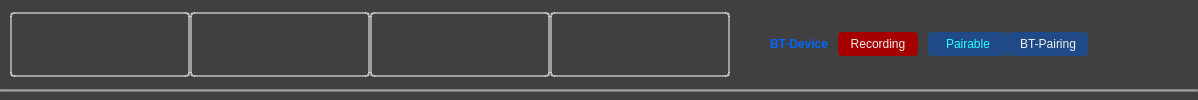
     <widget class="QWidget" name="headerWidget" native="true">
      <property name="sizePolicy">
       <sizepolicy hsizetype="Expanding" vsizetype="Fixed">
        <horstretch>0</horstretch>
        <verstretch>0</verstretch>
       </sizepolicy>
      </property>
      <property name="minimumSize">
       <size>
        <width>0</width>
        <height>50</height>
       </size>
      </property>
      <property name="styleSheet">
       <string notr="true">background-color: rgba(0, 0, 0, 0.5);</string>
      </property>
      <layout class="QVBoxLayout" name="verticalLayout">
       <property name="spacing">
        <number>0</number>
       </property>
       <property name="leftMargin">
        <number>0</number>
       </property>
       <property name="topMargin">
        <number>0</number>
       </property>
       <property name="rightMargin">
        <number>0</number>
       </property>
       <property name="bottomMargin">
        <number>0</number>
       </property>
       <item>
        <widget class="QWidget" name="InfoLineWidget" native="true">
         <property name="sizePolicy">
          <sizepolicy hsizetype="Expanding" vsizetype="Fixed">
           <horstretch>0</horstretch>
           <verstretch>0</verstretch>
          </sizepolicy>
         </property>
         <property name="minimumSize">
          <size>
           <width>0</width>
           <height>0</height>
          </size>
         </property>
         <property name="maximumSize">
          <size>
           <width>16777215</width>
           <height>75</height>
          </size>
         </property>
         <property name="styleSheet">
          <string notr="true">background-color: rgba(0, 0, 0, 0);</string>
         </property>
         <layout class="QHBoxLayout" name="InfoLine">
          <property name="spacing">
           <number>0</number>
          </property>
          <property name="leftMargin">
           <number>0</number>
          </property>
          <property name="topMargin">
           <number>0</number>
          </property>
          <property name="rightMargin">
           <number>0</number>
          </property>
          <property name="bottomMargin">
           <number>0</number>
          </property>
          <item>
           <widget class="QWidget" name="widget2" native="true">
            <property name="sizePolicy">
             <sizepolicy hsizetype="Expanding" vsizetype="Preferred">
              <horstretch>0</horstretch>
              <verstretch>0</verstretch>
             </sizepolicy>
            </property>
            <property name="minimumSize">
             <size>
              <width>0</width>
              <height>75</height>
             </size>
            </property>
            <property name="maximumSize">
             <size>
              <width>16777215</width>
              <height>75</height>
             </size>
            </property>
            <layout class="QHBoxLayout" name="horizontalLayout_3">
             <property name="spacing">
              <number>0</number>
             </property>
             <property name="leftMargin">
              <number>0</number>
             </property>
             <property name="topMargin">
              <number>0</number>
             </property>
             <property name="rightMargin">
              <number>0</number>
             </property>
             <property name="bottomMargin">
              <number>0</number>
             </property>
             <item>
              <spacer name="horizontalSpacer_11">
               <property name="orientation">
                <enum>Qt::Horizontal</enum>
               </property>
               <property name="sizeType">
                <enum>QSizePolicy::Minimum</enum>
               </property>
               <property name="sizeHint" stdset="0">
                <size>
                 <width>10</width>
                 <height>10</height>
                </size>
               </property>
              </spacer>
             </item>
             <item>
              <layout class="QHBoxLayout" name="horizontalLayout_13">
               <property name="topMargin">
                <number>5</number>
               </property>
               <property name="bottomMargin">
                <number>5</number>
               </property>
               <item>
                <widget class="QPushButton" name="pushButtonHome">
                 <property name="sizePolicy">
                  <sizepolicy hsizetype="Expanding" vsizetype="Expanding">
                   <horstretch>0</horstretch>
                   <verstretch>0</verstretch>
                  </sizepolicy>
                 </property>
                 <property name="minimumSize">
                  <size>
                   <width>180</width>
                   <height>0</height>
                  </size>
                 </property>
                 <property name="maximumSize">
                  <size>
                   <width>180</width>
                   <height>16777215</height>
                  </size>
                 </property>
                 <property name="autoFillBackground">
                  <bool>false</bool>
                 </property>
                 <property name="styleSheet">
                  <string notr="true">border-radius: 4px;
border: 2px solid rgba(255,255,255,0.5);
outline: none;</string>
                 </property>
                 <property name="text">
                  <string/>
                 </property>
                 <property name="icon">
                  <iconset>
                   <normalon>:/aawifi-hot.png</normalon>
                  </iconset>
                 </property>
                 <property name="iconSize">
                  <size>
                   <width>38</width>
                   <height>38</height>
                  </size>
                 </property>
                </widget>
               </item>
               <item>
                <widget class="QPushButton" name="pushButtonVolume">
                 <property name="sizePolicy">
                  <sizepolicy hsizetype="Expanding" vsizetype="Expanding">
                   <horstretch>0</horstretch>
                   <verstretch>0</verstretch>
                  </sizepolicy>
                 </property>
                 <property name="minimumSize">
                  <size>
                   <width>180</width>
                   <height>0</height>
                  </size>
                 </property>
                 <property name="maximumSize">
                  <size>
                   <width>180</width>
                   <height>16777215</height>
                  </size>
                 </property>
                 <property name="styleSheet">
                  <string notr="true">border-radius: 4px;
border: 2px solid rgba(255,255,255,0.5);
outline: none;</string>
                 </property>
                 <property name="text">
                  <string/>
                 </property>
                 <property name="icon">
                  <iconset>
                   <normalon>:/volume-hot.png</normalon>
                  </iconset>
                 </property>
                 <property name="iconSize">
                  <size>
                   <width>64</width>
                   <height>64</height>
                  </size>
                 </property>
                </widget>
               </item>
               <item>
                <widget class="QPushButton" name="pushButtonHeatting">
                 <property name="sizePolicy">
                  <sizepolicy hsizetype="Expanding" vsizetype="Expanding">
                   <horstretch>0</horstretch>
                   <verstretch>0</verstretch>
                  </sizepolicy>
                 </property>
                 <property name="minimumSize">
                  <size>
                   <width>180</width>
                   <height>0</height>
                  </size>
                 </property>
                 <property name="maximumSize">
                  <size>
                   <width>180</width>
                   <height>16777215</height>
                  </size>
                 </property>
                 <property name="autoFillBackground">
                  <bool>false</bool>
                 </property>
                 <property name="styleSheet">
                  <string notr="true">border-radius: 4px;
border: 2px solid rgba(255,255,255,0.5);
outline: none;</string>
                 </property>
                 <property name="text">
                  <string/>
                 </property>
                 <property name="icon">
                  <iconset>
                   <normalon>:/heat-hot.png</normalon>
                  </iconset>
                 </property>
                 <property name="iconSize">
                  <size>
                   <width>36</width>
                   <height>36</height>
                  </size>
                 </property>
                </widget>
               </item>
               <item>
                <widget class="QPushButton" name="pushButtonSettings">
                 <property name="enabled">
                  <bool>true</bool>
                 </property>
                 <property name="sizePolicy">
                  <sizepolicy hsizetype="Expanding" vsizetype="Expanding">
                   <horstretch>0</horstretch>
                   <verstretch>0</verstretch>
                  </sizepolicy>
                 </property>
                 <property name="minimumSize">
                  <size>
                   <width>180</width>
                   <height>0</height>
                  </size>
                 </property>
                 <property name="maximumSize">
                  <size>
                   <width>180</width>
                   <height>16777215</height>
                  </size>
                 </property>
                 <property name="autoFillBackground">
                  <bool>false</bool>
                 </property>
                 <property name="styleSheet">
                  <string notr="true">border-radius: 4px;
border: 2px solid rgba(255,255,255,0.5);
outline: none;</string>
                 </property>
                 <property name="text">
                  <string/>
                 </property>
                 <property name="icon">
                  <iconset>
                   <normalon>:/settings-hot.png</normalon>
                  </iconset>
                 </property>
                 <property name="iconSize">
                  <size>
                   <width>64</width>
                   <height>64</height>
                  </size>
                 </property>
                 <property name="default">
                  <bool>true</bool>
                 </property>
                </widget>
               </item>
              </layout>
             </item>
             <item>
              <spacer name="horizontalSpacer_17">
               <property name="orientation">
                <enum>Qt::Horizontal</enum>
               </property>
               <property name="sizeHint" stdset="0">
                <size>
                 <width>40</width>
                 <height>20</height>
                </size>
               </property>
              </spacer>
             </item>
             <item>
              <widget class="QLabel" name="btDevice">
               <property name="sizePolicy">
                <sizepolicy hsizetype="Preferred" vsizetype="Fixed">
                 <horstretch>0</horstretch>
                 <verstretch>0</verstretch>
                </sizepolicy>
               </property>
               <property name="minimumSize">
                <size>
                 <width>0</width>
                 <height>24</height>
                </size>
               </property>
               <property name="maximumSize">
                <size>
                 <width>16777215</width>
                 <height>24</height>
                </size>
               </property>
               <property name="font">
                <font>
                 <weight>75</weight>
                 <bold>true</bold>
                </font>
               </property>
               <property name="styleSheet">
                <string notr="true">background-color: rgba(255, 255, 255, 0);
color: rgb(0, 102, 255);</string>
               </property>
               <property name="text">
                <string>BT-Device</string>
               </property>
               <property name="alignment">
                <set>Qt::AlignCenter</set>
               </property>
              </widget>
             </item>
             <item>
              <spacer name="horizontalSpacer_16">
               <property name="orientation">
                <enum>Qt::Horizontal</enum>
               </property>
               <property name="sizeType">
                <enum>QSizePolicy::Fixed</enum>
               </property>
               <property name="sizeHint" stdset="0">
                <size>
                 <width>10</width>
                 <height>20</height>
                </size>
               </property>
              </spacer>
             </item>
             <item>
              <widget class="QLabel" name="dcRecording">
               <property name="sizePolicy">
                <sizepolicy hsizetype="Fixed" vsizetype="Fixed">
                 <horstretch>0</horstretch>
                 <verstretch>0</verstretch>
                </sizepolicy>
               </property>
               <property name="minimumSize">
                <size>
                 <width>80</width>
                 <height>24</height>
                </size>
               </property>
               <property name="maximumSize">
                <size>
                 <width>80</width>
                 <height>24</height>
                </size>
               </property>
               <property name="font">
                <font>
                 <weight>50</weight>
                 <bold>false</bold>
                </font>
               </property>
               <property name="styleSheet">
                <string notr="true">background-color: rgb(164, 0, 0);
color: rgb(239, 239, 239);
border-radius: 4px;
</string>
               </property>
               <property name="text">
                <string>Recording</string>
               </property>
               <property name="alignment">
                <set>Qt::AlignCenter</set>
               </property>
              </widget>
             </item>
             <item>
              <spacer name="horizontalSpacer_12">
               <property name="orientation">
                <enum>Qt::Horizontal</enum>
               </property>
               <property name="sizeType">
                <enum>QSizePolicy::Fixed</enum>
               </property>
               <property name="sizeHint" stdset="0">
                <size>
                 <width>10</width>
                 <height>20</height>
                </size>
               </property>
              </spacer>
             </item>
             <item>
              <widget class="QLabel" name="labelBluetoothPairable">
               <property name="sizePolicy">
                <sizepolicy hsizetype="Fixed" vsizetype="Fixed">
                 <horstretch>0</horstretch>
                 <verstretch>0</verstretch>
                </sizepolicy>
               </property>
               <property name="minimumSize">
                <size>
                 <width>80</width>
                 <height>24</height>
                </size>
               </property>
               <property name="maximumSize">
                <size>
                 <width>80</width>
                 <height>24</height>
                </size>
               </property>
               <property name="styleSheet">
                <string notr="true">background-color: rgb(32, 74, 135);
color: rgb(255, 255, 255);
outline: none;
border-radius: 4px;
</string>
               </property>
               <property name="text">
                <string>&lt;html&gt;&lt;head/&gt;&lt;body&gt;&lt;p&gt;&lt;span style=&quot; color:#29ffff;&quot;&gt;Pairable&lt;/span&gt;&lt;/p&gt;&lt;/body&gt;&lt;/html&gt;</string>
               </property>
               <property name="alignment">
                <set>Qt::AlignCenter</set>
               </property>
              </widget>
             </item>
             <item>
              <widget class="QPushButton" name="pushButtonBluetooth">
               <property name="sizePolicy">
                <sizepolicy hsizetype="Fixed" vsizetype="Fixed">
                 <horstretch>0</horstretch>
                 <verstretch>0</verstretch>
                </sizepolicy>
               </property>
               <property name="minimumSize">
                <size>
                 <width>80</width>
                 <height>24</height>
                </size>
               </property>
               <property name="maximumSize">
                <size>
                 <width>80</width>
                 <height>24</height>
                </size>
               </property>
               <property name="baseSize">
                <size>
                 <width>0</width>
                 <height>0</height>
                </size>
               </property>
               <property name="styleSheet">
                <string notr="true">background-color: rgb(32, 74, 135);
color: rgb(239, 239, 239);
border-radius: 4px;
</string>
               </property>
               <property name="text">
                <string>BT-Pairing</string>
               </property>
              </widget>
             </item>
             <item>
              <layout class="QVBoxLayout" name="verticalLayout_2">
               <property name="leftMargin">
                <number>0</number>
               </property>
               <property name="topMargin">
                <number>5</number>
               </property>
               <property name="rightMargin">
                <number>0</number>
               </property>
               <property name="bottomMargin">
                <number>5</number>
               </property>
               <item>
                <widget class="QLabel" name="Digital_clock">
                 <property name="sizePolicy">
                  <sizepolicy hsizetype="Fixed" vsizetype="Preferred">
                   <horstretch>0</horstretch>
                   <verstretch>0</verstretch>
                  </sizepolicy>
                 </property>
                 <property name="minimumSize">
                  <size>
                   <width>100</width>
                   <height>24</height>
                  </size>
                 </property>
                 <property name="maximumSize">
                  <size>
                   <width>180</width>
                   <height>24</height>
                  </size>
                 </property>
                 <property name="font">
                  <font>
                   <pointsize>20</pointsize>
                   <weight>75</weight>
                   <bold>true</bold>
                  </font>
                 </property>
                 <property name="styleSheet">
                  <string notr="true">background-color: rgba(255, 255, 255, 0);
color: rgb(255, 255, 255);</string>
                 </property>
                 <property name="text">
                  <string/>
                 </property>
                 <property name="alignment">
                  <set>Qt::AlignCenter</set>
                 </property>
                </widget>
               </item>
               <item>
                <widget class="QLabel" name="Date">
                 <property name="sizePolicy">
                  <sizepolicy hsizetype="Fixed" vsizetype="Preferred">
                   <horstretch>0</horstretch>
                   <verstretch>0</verstretch>
                  </sizepolicy>
                 </property>
                 <property name="minimumSize">
                  <size>
                   <width>100</width>
                   <height>0</height>
                  </size>
                 </property>
                 <property name="maximumSize">
                  <size>
                   <width>180</width>
                   <height>16777215</height>
                  </size>
                 </property>
                 <property name="font">
                  <font>
                   <pointsize>20</pointsize>
                   <weight>75</weight>
                   <bold>true</bold>
                  </font>
                 </property>
                 <property name="styleSheet">
                  <string notr="true">background-color: rgba(255, 255, 255, 0);
color: rgb(255, 255, 255);</string>
                 </property>
                 <property name="text">
                  <string/>
                 </property>
                 <property name="alignment">
                  <set>Qt::AlignCenter</set>
                 </property>
                </widget>
               </item>
              </layout>
             </item>
             <item>
              <spacer name="horizontalSpacer_13">
               <property name="orientation">
                <enum>Qt::Horizontal</enum>
               </property>
               <property name="sizeType">
                <enum>QSizePolicy::Fixed</enum>
               </property>
               <property name="sizeHint" stdset="0">
                <size>
                 <width>10</width>
                 <height>20</height>
                </size>
               </property>
              </spacer>
             </item>
            </layout>
           </widget>
          </item>
         </layout>
        </widget>
       </item>
       <item>
        <widget class="Line" name="line">
         <property name="sizePolicy">
          <sizepolicy hsizetype="Expanding" vsizetype="Fixed">
           <horstretch>0</horstretch>
           <verstretch>0</verstretch>
          </sizepolicy>
         </property>
         <property name="minimumSize">
          <size>
           <width>0</width>
           <height>1</height>
          </size>
         </property>
         <property name="styleSheet">
          <string notr="true">background-color: rgba(255,255,255,0.3);</string>
         </property>
         <property name="orientation">
          <enum>Qt::Horizontal</enum>
         </property>
        </widget>
       </item>
      </layout>
     </widget>
